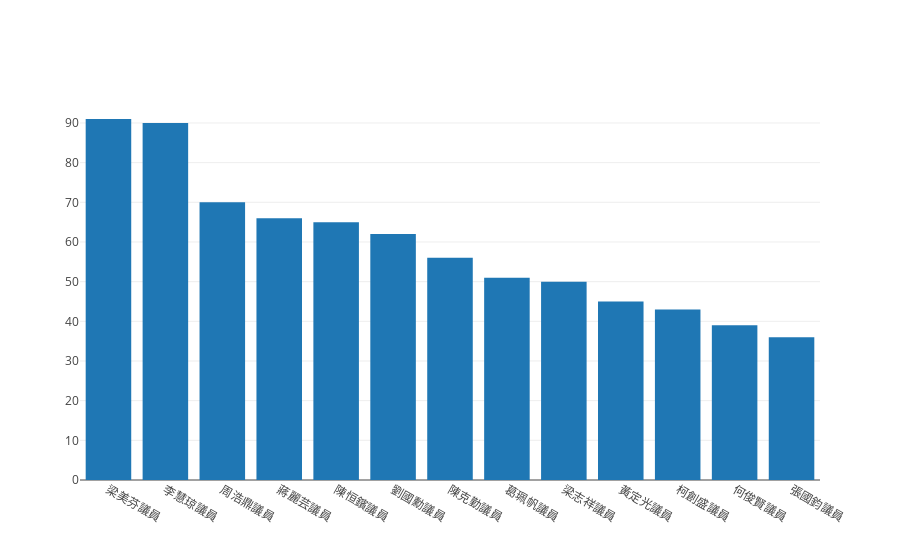

Write notebook code for a chart like this one.
### Code cell
bar_data = [Bar(x=df_groups_selection(raw_data, '民建聯')[0],
                y=df_groups_selection(raw_data, '民建聯')[1])]
iplot(bar_data)

### Figure 1 — Plotly figure (JSON) as saved in the notebook; plotly's stock layout.template omitted (floating-point values rounded to 4 significant figures)
{"data": [{"type": "bar", "x": ["梁美芬議員", "李慧琼議員", "周浩鼎議員", "蔣麗芸議員", "陳恒鑌議員", "劉國勳議員", "陳克勤議員", "葛珮帆議員", "梁志祥議員", "黃定光議員", "柯創盛議員", "何俊賢議員", "張國鈞議員"], "y": [91, 90, 70, 66, 65, 62, 56, 51, 50, 45, 43, 39, 36]}], "layout": {}}
